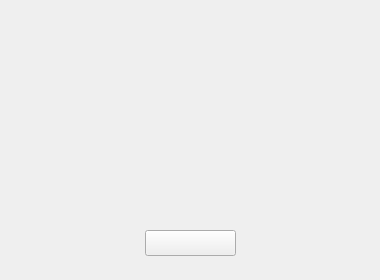
<?xml version="1.0" encoding="UTF-8"?>
<ui version="4.0">
 <class>success</class>
 <widget class="QWidget" name="success">
  <property name="geometry">
   <rect>
    <x>0</x>
    <y>0</y>
    <width>380</width>
    <height>280</height>
   </rect>
  </property>
  <property name="windowTitle">
   <string>Form</string>
  </property>
  <widget class="QPushButton" name="close_button">
   <property name="geometry">
    <rect>
     <x>145</x>
     <y>230</y>
     <width>91</width>
     <height>26</height>
    </rect>
   </property>
   <property name="text">
    <string/>
   </property>
   <property name="icon">
    <iconset resource="image.qrc">
     <normaloff>:/new/prefix1/image/start.png</normaloff>:/new/prefix1/image/start.png</iconset>
   </property>
   <property name="iconSize">
    <size>
     <width>95</width>
     <height>26</height>
    </size>
   </property>
  </widget>
 </widget>
 <resources>
  <include location="image.qrc"/>
 </resources>
 <connections/>
</ui>
